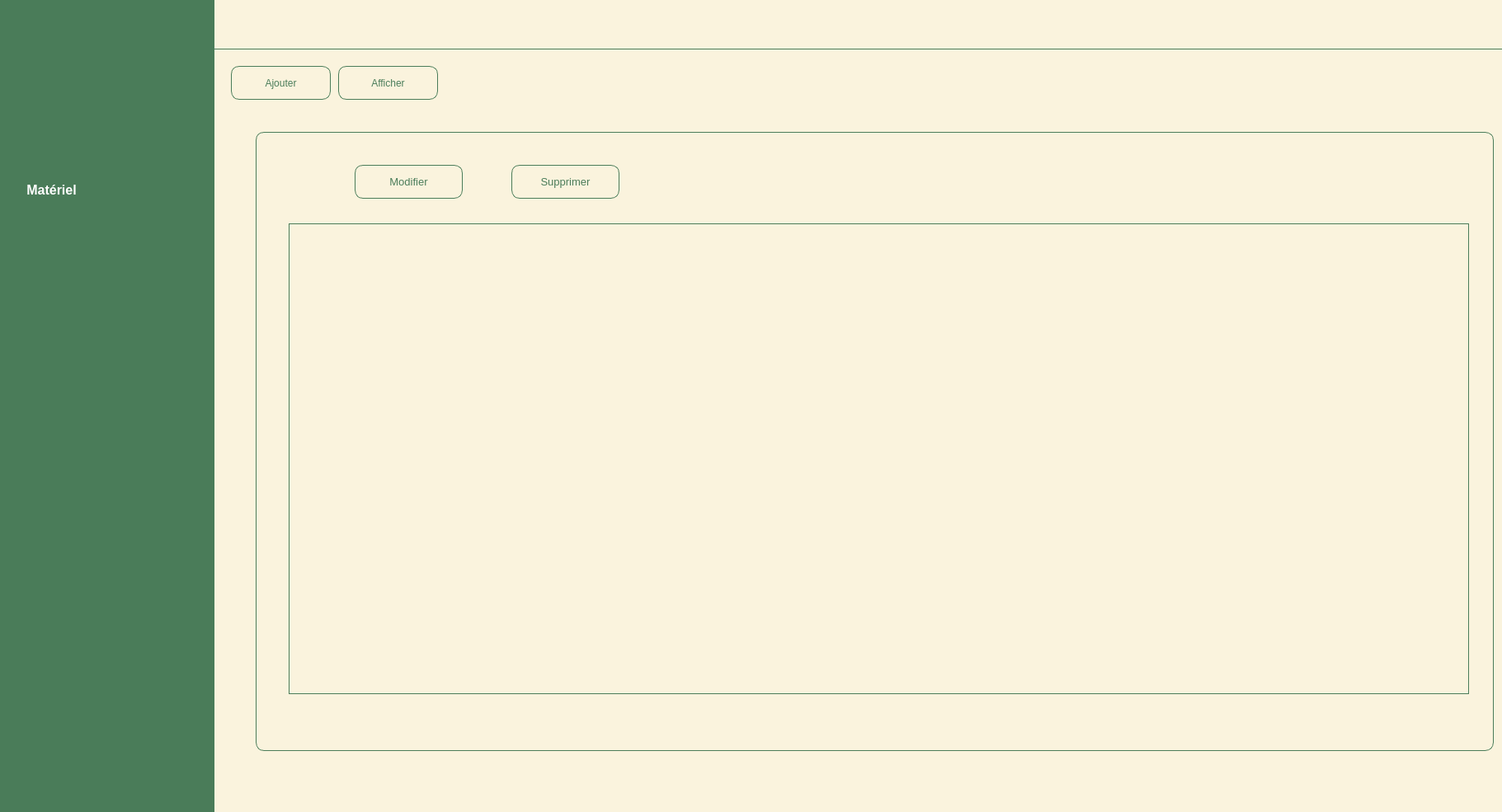
<?xml version="1.0" encoding="UTF-8"?>
<ui version="4.0">
 <class>MainWindow</class>
 <widget class="QMainWindow" name="MainWindow">
  <property name="geometry">
   <rect>
    <x>0</x>
    <y>0</y>
    <width>1821</width>
    <height>985</height>
   </rect>
  </property>
  <property name="windowTitle">
   <string>MainWindow</string>
  </property>
  <property name="styleSheet">
   <string notr="true">*{
border: none;
background-color: transparent;
background: transparent;
padding: 0;
margin: 0;
color: #fff;
}
#mainBodyContainer{
background-color: #FAF3DD;
}
#centralwidget{
background-color: #FAF3DD;
}
#leftMenuContainer{
background-color: #4A7C59;
}
#leftMenuContainer QPushButton{
text-align: left;
padding: 5px 10px;
border-top-left-radius: 10px;
border-bottom-left-radius: 10px;
}</string>
  </property>
  <widget class="QWidget" name="centralwidget">
   <widget class="QWidget" name="mainBodyContainer" native="true">
    <property name="geometry">
     <rect>
      <x>260</x>
      <y>0</y>
      <width>1561</width>
      <height>985</height>
     </rect>
    </property>
    <layout class="QVBoxLayout" name="verticalLayout">
     <property name="spacing">
      <number>0</number>
     </property>
     <property name="leftMargin">
      <number>0</number>
     </property>
     <property name="topMargin">
      <number>0</number>
     </property>
     <property name="rightMargin">
      <number>0</number>
     </property>
     <property name="bottomMargin">
      <number>0</number>
     </property>
     <item>
      <widget class="QWidget" name="headerContainer" native="true">
       <property name="minimumSize">
        <size>
         <width>0</width>
         <height>50</height>
        </size>
       </property>
       <property name="maximumSize">
        <size>
         <width>16777215</width>
         <height>60</height>
        </size>
       </property>
       <property name="styleSheet">
        <string notr="true">#headerContainer{
background-color: #FAF3DD;
border-bottom: 1px solid #4A7C59;
}</string>
       </property>
       <layout class="QHBoxLayout" name="horizontalLayout_2">
        <property name="spacing">
         <number>0</number>
        </property>
        <property name="leftMargin">
         <number>0</number>
        </property>
        <property name="topMargin">
         <number>0</number>
        </property>
        <property name="rightMargin">
         <number>0</number>
        </property>
        <property name="bottomMargin">
         <number>0</number>
        </property>
        <item alignment="Qt::AlignLeft">
         <widget class="QFrame" name="headerRechContainer">
          <property name="minimumSize">
           <size>
            <width>700</width>
            <height>60</height>
           </size>
          </property>
          <property name="frameShape">
           <enum>QFrame::StyledPanel</enum>
          </property>
          <property name="frameShadow">
           <enum>QFrame::Raised</enum>
          </property>
         </widget>
        </item>
        <item>
         <widget class="QFrame" name="optionsContainer">
          <property name="frameShape">
           <enum>QFrame::StyledPanel</enum>
          </property>
          <property name="frameShadow">
           <enum>QFrame::Raised</enum>
          </property>
          <layout class="QHBoxLayout" name="horizontalLayout_3"/>
         </widget>
        </item>
       </layout>
      </widget>
     </item>
     <item>
      <widget class="QWidget" name="pageContentContainer" native="true">
       <widget class="QStackedWidget" name="mainContentSTackWidget">
        <property name="geometry">
         <rect>
          <x>0</x>
          <y>70</y>
          <width>1571</width>
          <height>861</height>
         </rect>
        </property>
        <property name="currentIndex">
         <number>1</number>
        </property>
        <widget class="QWidget" name="materielPage">
         <widget class="QWidget" name="ajoutMaterielContainer" native="true">
          <property name="geometry">
           <rect>
            <x>50</x>
            <y>130</y>
            <width>651</width>
            <height>571</height>
           </rect>
          </property>
          <property name="styleSheet">
           <string notr="true">#ajoutMaterielContainer{
background-color: #FAF3DD;
border-radius: 10px;
border: 1px solid #4A7C59;
}</string>
          </property>
          <widget class="QLabel" name="nomLabel">
           <property name="geometry">
            <rect>
             <x>30</x>
             <y>80</y>
             <width>251</width>
             <height>41</height>
            </rect>
           </property>
           <property name="font">
            <font>
             <pointsize>12</pointsize>
             <weight>75</weight>
             <bold>true</bold>
            </font>
           </property>
           <property name="styleSheet">
            <string notr="true">color : #4A7C59;</string>
           </property>
           <property name="text">
            <string>Nom du machine :</string>
           </property>
          </widget>
          <widget class="QLineEdit" name="nomLE">
           <property name="geometry">
            <rect>
             <x>22</x>
             <y>130</y>
             <width>251</width>
             <height>41</height>
            </rect>
           </property>
           <property name="styleSheet">
            <string notr="true">QLineEdit{
font-family:century gothic;
background:transparent;
border:none;
color:#4A7C59;
border-radius: 10px;
border: 1px solid #4A7C59;
}</string>
           </property>
           <property name="placeholderText">
            <string>Nom du machine</string>
           </property>
          </widget>
          <widget class="QLabel" name="ageLabel">
           <property name="geometry">
            <rect>
             <x>30</x>
             <y>190</y>
             <width>251</width>
             <height>41</height>
            </rect>
           </property>
           <property name="font">
            <font>
             <pointsize>12</pointsize>
             <weight>75</weight>
             <bold>true</bold>
            </font>
           </property>
           <property name="styleSheet">
            <string notr="true">color : #4A7C59;</string>
           </property>
           <property name="text">
            <string>Age :</string>
           </property>
          </widget>
          <widget class="QLineEdit" name="ageLE">
           <property name="geometry">
            <rect>
             <x>20</x>
             <y>240</y>
             <width>251</width>
             <height>41</height>
            </rect>
           </property>
           <property name="styleSheet">
            <string notr="true">QLineEdit{
font-family:century gothic;
background:transparent;
border:none;
color:#4A7C59;
border-radius: 10px;
border: 1px solid #4A7C59;
}</string>
           </property>
           <property name="placeholderText">
            <string>Age</string>
           </property>
          </widget>
          <widget class="QLineEdit" name="capLineEdit">
           <property name="geometry">
            <rect>
             <x>370</x>
             <y>240</y>
             <width>251</width>
             <height>41</height>
            </rect>
           </property>
           <property name="styleSheet">
            <string notr="true">QLineEdit{
font-family:century gothic;
background:transparent;
border:none;
color:#4A7C59;
border-radius: 10px;
border: 1px solid #4A7C59;
}</string>
           </property>
           <property name="placeholderText">
            <string>Capacité</string>
           </property>
          </widget>
          <widget class="QLabel" name="capLabel">
           <property name="geometry">
            <rect>
             <x>380</x>
             <y>190</y>
             <width>251</width>
             <height>41</height>
            </rect>
           </property>
           <property name="font">
            <font>
             <pointsize>12</pointsize>
             <weight>75</weight>
             <bold>true</bold>
            </font>
           </property>
           <property name="styleSheet">
            <string notr="true">color : #4A7C59;</string>
           </property>
           <property name="text">
            <string>Capacité :</string>
           </property>
          </widget>
          <widget class="QLabel" name="prixLabel">
           <property name="geometry">
            <rect>
             <x>30</x>
             <y>300</y>
             <width>251</width>
             <height>41</height>
            </rect>
           </property>
           <property name="font">
            <font>
             <pointsize>12</pointsize>
             <weight>75</weight>
             <bold>true</bold>
            </font>
           </property>
           <property name="styleSheet">
            <string notr="true">color : #4A7C59;</string>
           </property>
           <property name="text">
            <string>Prix :</string>
           </property>
          </widget>
          <widget class="QLineEdit" name="prixLineEdit">
           <property name="geometry">
            <rect>
             <x>20</x>
             <y>350</y>
             <width>251</width>
             <height>41</height>
            </rect>
           </property>
           <property name="styleSheet">
            <string notr="true">QLineEdit{
font-family:century gothic;
background:transparent;
border:none;
color:#4A7C59;
border-radius: 10px;
border: 1px solid #4A7C59;
}</string>
           </property>
           <property name="placeholderText">
            <string>Prix</string>
           </property>
          </widget>
          <widget class="QPushButton" name="annulerAjoutBtn">
           <property name="geometry">
            <rect>
             <x>200</x>
             <y>460</y>
             <width>121</width>
             <height>41</height>
            </rect>
           </property>
           <property name="styleSheet">
            <string notr="true">QPushButton{
border-radius: 10px;
border: 1px solid #4A7C59;
background: transparent;
color: #4A7C59;
}
QPushButton:hover{
background: #73C088;
color: #FAF3DD;
}</string>
           </property>
           <property name="text">
            <string>   Annuler</string>
           </property>
           <property name="icon">
            <iconset resource="icons.qrc">
             <normaloff>:/icons-green/icons-green/delete.svg</normaloff>:/icons-green/icons-green/delete.svg</iconset>
           </property>
           <property name="iconSize">
            <size>
             <width>34</width>
             <height>34</height>
            </size>
           </property>
          </widget>
          <widget class="QComboBox" name="etatComboBox">
           <property name="geometry">
            <rect>
             <x>370</x>
             <y>130</y>
             <width>251</width>
             <height>41</height>
            </rect>
           </property>
           <property name="styleSheet">
            <string notr="true">QComboBox{
font-family:century gothic;
background:transparent;
border:none;
color:#4A7C59;
border-radius: 10px;
border: 1px solid #4A7C59;
}</string>
           </property>
          </widget>
          <widget class="QLabel" name="etatLabel">
           <property name="geometry">
            <rect>
             <x>380</x>
             <y>80</y>
             <width>251</width>
             <height>41</height>
            </rect>
           </property>
           <property name="font">
            <font>
             <pointsize>12</pointsize>
             <weight>75</weight>
             <bold>true</bold>
            </font>
           </property>
           <property name="styleSheet">
            <string notr="true">color : #4A7C59;</string>
           </property>
           <property name="text">
            <string>Etat :</string>
           </property>
          </widget>
          <widget class="QPushButton" name="ajoutEntrpDesc">
           <property name="geometry">
            <rect>
             <x>20</x>
             <y>20</y>
             <width>231</width>
             <height>51</height>
            </rect>
           </property>
           <property name="font">
            <font>
             <family>century gothic</family>
             <pointsize>10</pointsize>
             <weight>75</weight>
             <bold>true</bold>
            </font>
           </property>
           <property name="styleSheet">
            <string notr="true">QPushButton{
border: 2px solid #4A7C59;
font-family:century gothic;
background:transparent;
color:#4A7C59;

}</string>
           </property>
           <property name="text">
            <string>Ajouter Un Matériel</string>
           </property>
          </widget>
          <widget class="QPushButton" name="ajoutMaterielBtn">
           <property name="geometry">
            <rect>
             <x>330</x>
             <y>460</y>
             <width>121</width>
             <height>41</height>
            </rect>
           </property>
           <property name="styleSheet">
            <string notr="true">QPushButton{
border-radius: 10px;
border: 1px solid #4A7C59;
background: transparent;
color: #4A7C59;
}
QPushButton:hover{
background: #4A7C59;
color: #FAF3DD;
}
</string>
           </property>
           <property name="text">
            <string>Ajouter</string>
           </property>
          </widget>
          <widget class="QLineEdit" name="matLineEdit">
           <property name="geometry">
            <rect>
             <x>370</x>
             <y>350</y>
             <width>251</width>
             <height>41</height>
            </rect>
           </property>
           <property name="styleSheet">
            <string notr="true">QLineEdit{
font-family:century gothic;
background:transparent;
border:none;
color:#4A7C59;
border-radius: 10px;
border: 1px solid #4A7C59;
}</string>
           </property>
           <property name="placeholderText">
            <string>Matricul</string>
           </property>
          </widget>
          <widget class="QLabel" name="matLabel">
           <property name="geometry">
            <rect>
             <x>380</x>
             <y>300</y>
             <width>251</width>
             <height>41</height>
            </rect>
           </property>
           <property name="font">
            <font>
             <pointsize>12</pointsize>
             <weight>75</weight>
             <bold>true</bold>
            </font>
           </property>
           <property name="styleSheet">
            <string notr="true">color : #4A7C59;</string>
           </property>
           <property name="text">
            <string>Matricul :</string>
           </property>
          </widget>
          <widget class="QLabel" name="alertAjout">
           <property name="geometry">
            <rect>
             <x>150</x>
             <y>170</y>
             <width>141</width>
             <height>16</height>
            </rect>
           </property>
           <property name="styleSheet">
            <string notr="true">color: red;</string>
           </property>
           <property name="text">
            <string>Champs obligatoire !</string>
           </property>
          </widget>
          <widget class="QLabel" name="alertAjout_2">
           <property name="geometry">
            <rect>
             <x>490</x>
             <y>170</y>
             <width>141</width>
             <height>16</height>
            </rect>
           </property>
           <property name="styleSheet">
            <string notr="true">color: red;</string>
           </property>
           <property name="text">
            <string>Champs obligatoire !</string>
           </property>
          </widget>
          <widget class="QLabel" name="alertAjout_3">
           <property name="geometry">
            <rect>
             <x>150</x>
             <y>280</y>
             <width>141</width>
             <height>16</height>
            </rect>
           </property>
           <property name="styleSheet">
            <string notr="true">color: red;</string>
           </property>
           <property name="text">
            <string>Champs obligatoire !</string>
           </property>
          </widget>
          <widget class="QLabel" name="alertAjout_4">
           <property name="geometry">
            <rect>
             <x>490</x>
             <y>280</y>
             <width>141</width>
             <height>16</height>
            </rect>
           </property>
           <property name="styleSheet">
            <string notr="true">color: red;</string>
           </property>
           <property name="text">
            <string>Champs obligatoire !</string>
           </property>
          </widget>
          <widget class="QLabel" name="alertAjout_5">
           <property name="geometry">
            <rect>
             <x>150</x>
             <y>390</y>
             <width>141</width>
             <height>16</height>
            </rect>
           </property>
           <property name="styleSheet">
            <string notr="true">color: red;</string>
           </property>
           <property name="text">
            <string>Champs obligatoire !</string>
           </property>
          </widget>
         </widget>
        </widget>
        <widget class="QWidget" name="MaterielPage2">
         <widget class="QWidget" name="materielViewContainer" native="true">
          <property name="geometry">
           <rect>
            <x>50</x>
            <y>30</y>
            <width>1501</width>
            <height>751</height>
           </rect>
          </property>
          <property name="styleSheet">
           <string notr="true">#materielViewContainer{
background-color: #FAF3DD;
border-radius: 10px;
border: 1px solid #4A7C59;
}
</string>
          </property>
          <widget class="QTableView" name="materielTableView">
           <property name="geometry">
            <rect>
             <x>40</x>
             <y>111</y>
             <width>1431</width>
             <height>571</height>
            </rect>
           </property>
           <property name="styleSheet">
            <string notr="true">QTableView {
    background-color: transparent;
    selection-background-color: #4A7C59;
    selection-color: white;
    color: black;
    border: 1px solid #4A7C59;
}

QHeaderView::section {
    background-color: transparent;
    color: #4A7C59;
    padding: 4px;
    border: none;
    border: 1px solid #4A7C59;
}

QTableView::item:selected {
    background-color: #4A7C59;
    color: white;
}</string>
           </property>
          </widget>
          <widget class="QPushButton" name="materielModifBtn">
           <property name="geometry">
            <rect>
             <x>120</x>
             <y>40</y>
             <width>131</width>
             <height>41</height>
            </rect>
           </property>
           <property name="font">
            <font>
             <pointsize>10</pointsize>
            </font>
           </property>
           <property name="styleSheet">
            <string notr="true">QPushButton{
border-radius: 10px;
border: 1px solid #4A7C59;
background: transparent;
color: #4A7C59;
}
QPushButton:hover{
background: #4A7C59;
color: #FAF3DD;
}
</string>
           </property>
           <property name="text">
            <string>Modifier</string>
           </property>
          </widget>
          <widget class="QPushButton" name="materielSuppBtn">
           <property name="geometry">
            <rect>
             <x>310</x>
             <y>40</y>
             <width>131</width>
             <height>41</height>
            </rect>
           </property>
           <property name="font">
            <font>
             <pointsize>10</pointsize>
            </font>
           </property>
           <property name="styleSheet">
            <string notr="true">QPushButton{
border-radius: 10px;
border: 1px solid #4A7C59;
background: transparent;
color: #4A7C59;
}
QPushButton:hover{
background: #4A7C59;
color: #FAF3DD;
}
</string>
           </property>
           <property name="text">
            <string>Supprimer</string>
           </property>
          </widget>
          <widget class="QPushButton" name="materielModifIcon">
           <property name="geometry">
            <rect>
             <x>60</x>
             <y>40</y>
             <width>61</width>
             <height>41</height>
            </rect>
           </property>
           <property name="text">
            <string/>
           </property>
           <property name="icon">
            <iconset resource="icons.qrc">
             <normaloff>:/icons-green/icons-green/edit.svg</normaloff>:/icons-green/icons-green/edit.svg</iconset>
           </property>
           <property name="iconSize">
            <size>
             <width>34</width>
             <height>34</height>
            </size>
           </property>
          </widget>
          <widget class="QPushButton" name="materielSuppIcon">
           <property name="geometry">
            <rect>
             <x>250</x>
             <y>40</y>
             <width>61</width>
             <height>41</height>
            </rect>
           </property>
           <property name="text">
            <string/>
           </property>
           <property name="icon">
            <iconset resource="icons.qrc">
             <normaloff>:/icons-green/icons-green/trash-2.svg</normaloff>:/icons-green/icons-green/trash-2.svg</iconset>
           </property>
           <property name="iconSize">
            <size>
             <width>34</width>
             <height>34</height>
            </size>
           </property>
          </widget>
         </widget>
        </widget>
        <widget class="QWidget" name="MaterielPage3">
         <widget class="QWidget" name="modifierMaterielContainer" native="true">
          <property name="geometry">
           <rect>
            <x>60</x>
            <y>100</y>
            <width>651</width>
            <height>571</height>
           </rect>
          </property>
          <property name="styleSheet">
           <string notr="true">#modifierMaterielContainer{
background-color: #FAF3DD;
border-radius: 10px;
border: 1px solid #4A7C59;
}</string>
          </property>
          <widget class="QLabel" name="nomLabel_2">
           <property name="geometry">
            <rect>
             <x>30</x>
             <y>80</y>
             <width>251</width>
             <height>41</height>
            </rect>
           </property>
           <property name="font">
            <font>
             <pointsize>12</pointsize>
             <weight>75</weight>
             <bold>true</bold>
            </font>
           </property>
           <property name="styleSheet">
            <string notr="true">color : #4A7C59;</string>
           </property>
           <property name="text">
            <string>Nom du machine :</string>
           </property>
          </widget>
          <widget class="QLineEdit" name="nomLE_2">
           <property name="geometry">
            <rect>
             <x>22</x>
             <y>130</y>
             <width>251</width>
             <height>41</height>
            </rect>
           </property>
           <property name="styleSheet">
            <string notr="true">QLineEdit{
font-family:century gothic;
background:transparent;
border:none;
color:#4A7C59;
border-radius: 10px;
border: 1px solid #4A7C59;
}</string>
           </property>
           <property name="placeholderText">
            <string>Nom du machine</string>
           </property>
          </widget>
          <widget class="QLabel" name="ageLabel_2">
           <property name="geometry">
            <rect>
             <x>30</x>
             <y>190</y>
             <width>251</width>
             <height>41</height>
            </rect>
           </property>
           <property name="font">
            <font>
             <pointsize>12</pointsize>
             <weight>75</weight>
             <bold>true</bold>
            </font>
           </property>
           <property name="styleSheet">
            <string notr="true">color : #4A7C59;</string>
           </property>
           <property name="text">
            <string>Age :</string>
           </property>
          </widget>
          <widget class="QLineEdit" name="ageLE_2">
           <property name="geometry">
            <rect>
             <x>20</x>
             <y>240</y>
             <width>251</width>
             <height>41</height>
            </rect>
           </property>
           <property name="styleSheet">
            <string notr="true">QLineEdit{
font-family:century gothic;
background:transparent;
border:none;
color:#4A7C59;
border-radius: 10px;
border: 1px solid #4A7C59;
}</string>
           </property>
           <property name="placeholderText">
            <string>Age</string>
           </property>
          </widget>
          <widget class="QLineEdit" name="capLineEdit_2">
           <property name="geometry">
            <rect>
             <x>370</x>
             <y>240</y>
             <width>251</width>
             <height>41</height>
            </rect>
           </property>
           <property name="styleSheet">
            <string notr="true">QLineEdit{
font-family:century gothic;
background:transparent;
border:none;
color:#4A7C59;
border-radius: 10px;
border: 1px solid #4A7C59;
}</string>
           </property>
           <property name="placeholderText">
            <string>Capacité</string>
           </property>
          </widget>
          <widget class="QLabel" name="capLabel_2">
           <property name="geometry">
            <rect>
             <x>380</x>
             <y>190</y>
             <width>251</width>
             <height>41</height>
            </rect>
           </property>
           <property name="font">
            <font>
             <pointsize>12</pointsize>
             <weight>75</weight>
             <bold>true</bold>
            </font>
           </property>
           <property name="styleSheet">
            <string notr="true">color : #4A7C59;</string>
           </property>
           <property name="text">
            <string>Capacité :</string>
           </property>
          </widget>
          <widget class="QLabel" name="prixLabel_2">
           <property name="geometry">
            <rect>
             <x>30</x>
             <y>300</y>
             <width>251</width>
             <height>41</height>
            </rect>
           </property>
           <property name="font">
            <font>
             <pointsize>12</pointsize>
             <weight>75</weight>
             <bold>true</bold>
            </font>
           </property>
           <property name="styleSheet">
            <string notr="true">color : #4A7C59;</string>
           </property>
           <property name="text">
            <string>Prix :</string>
           </property>
          </widget>
          <widget class="QLineEdit" name="prixLineEdit_2">
           <property name="geometry">
            <rect>
             <x>20</x>
             <y>350</y>
             <width>251</width>
             <height>41</height>
            </rect>
           </property>
           <property name="styleSheet">
            <string notr="true">QLineEdit{
font-family:century gothic;
background:transparent;
border:none;
color:#4A7C59;
border-radius: 10px;
border: 1px solid #4A7C59;
}</string>
           </property>
           <property name="placeholderText">
            <string>Prix</string>
           </property>
          </widget>
          <widget class="QPushButton" name="annulerAjoutBtn_2">
           <property name="geometry">
            <rect>
             <x>200</x>
             <y>460</y>
             <width>121</width>
             <height>41</height>
            </rect>
           </property>
           <property name="styleSheet">
            <string notr="true">QPushButton{
border-radius: 10px;
border: 1px solid #4A7C59;
background: transparent;
color: #4A7C59;
}
QPushButton:hover{
background: #73C088;
color: #FAF3DD;
}</string>
           </property>
           <property name="text">
            <string>   Annuler</string>
           </property>
           <property name="icon">
            <iconset resource="icons.qrc">
             <normaloff>:/icons-green/icons-green/delete.svg</normaloff>:/icons-green/icons-green/delete.svg</iconset>
           </property>
           <property name="iconSize">
            <size>
             <width>34</width>
             <height>34</height>
            </size>
           </property>
          </widget>
          <widget class="QComboBox" name="etatComboBox_2">
           <property name="geometry">
            <rect>
             <x>370</x>
             <y>130</y>
             <width>251</width>
             <height>41</height>
            </rect>
           </property>
           <property name="styleSheet">
            <string notr="true">QComboBox{
font-family:century gothic;
background:transparent;
border:none;
color:#4A7C59;
border-radius: 10px;
border: 1px solid #4A7C59;
}</string>
           </property>
          </widget>
          <widget class="QLabel" name="etatLabel_2">
           <property name="geometry">
            <rect>
             <x>380</x>
             <y>80</y>
             <width>251</width>
             <height>41</height>
            </rect>
           </property>
           <property name="font">
            <font>
             <pointsize>12</pointsize>
             <weight>75</weight>
             <bold>true</bold>
            </font>
           </property>
           <property name="styleSheet">
            <string notr="true">color : #4A7C59;</string>
           </property>
           <property name="text">
            <string>Etat :</string>
           </property>
          </widget>
          <widget class="QPushButton" name="ajoutEntrpDesc_2">
           <property name="geometry">
            <rect>
             <x>20</x>
             <y>20</y>
             <width>231</width>
             <height>51</height>
            </rect>
           </property>
           <property name="font">
            <font>
             <family>century gothic</family>
             <pointsize>10</pointsize>
             <weight>75</weight>
             <bold>true</bold>
            </font>
           </property>
           <property name="styleSheet">
            <string notr="true">QPushButton{
border: 2px solid #4A7C59;
font-family:century gothic;
background:transparent;
color:#4A7C59;

}</string>
           </property>
           <property name="text">
            <string>Modifier Un Matériel</string>
           </property>
          </widget>
          <widget class="QPushButton" name="ajoutMaterielBtn_2">
           <property name="geometry">
            <rect>
             <x>330</x>
             <y>460</y>
             <width>121</width>
             <height>41</height>
            </rect>
           </property>
           <property name="styleSheet">
            <string notr="true">QPushButton{
border-radius: 10px;
border: 1px solid #4A7C59;
background: transparent;
color: #4A7C59;
}
QPushButton:hover{
background: #4A7C59;
color: #FAF3DD;
}
</string>
           </property>
           <property name="text">
            <string>Modifier</string>
           </property>
          </widget>
          <widget class="QLineEdit" name="matLineEdit_2">
           <property name="geometry">
            <rect>
             <x>370</x>
             <y>350</y>
             <width>251</width>
             <height>41</height>
            </rect>
           </property>
           <property name="styleSheet">
            <string notr="true">QLineEdit{
font-family:century gothic;
background:transparent;
border:none;
color:#4A7C59;
border-radius: 10px;
border: 1px solid #4A7C59;
}</string>
           </property>
           <property name="placeholderText">
            <string>Matricul</string>
           </property>
          </widget>
          <widget class="QLabel" name="matLabel_2">
           <property name="geometry">
            <rect>
             <x>380</x>
             <y>300</y>
             <width>251</width>
             <height>41</height>
            </rect>
           </property>
           <property name="font">
            <font>
             <pointsize>12</pointsize>
             <weight>75</weight>
             <bold>true</bold>
            </font>
           </property>
           <property name="styleSheet">
            <string notr="true">color : #4A7C59;</string>
           </property>
           <property name="text">
            <string>Matricul :</string>
           </property>
          </widget>
          <widget class="QLineEdit" name="idMatLE">
           <property name="geometry">
            <rect>
             <x>600</x>
             <y>10</y>
             <width>20</width>
             <height>31</height>
            </rect>
           </property>
           <property name="styleSheet">
            <string notr="true">QLineEdit{
font-family:century gothic;
background:transparent;
border:none;
color:#4A7C59;
border-radius: 10px;
border: 1px solid #4A7C59;
}</string>
           </property>
           <property name="placeholderText">
            <string>Nom du machine</string>
           </property>
          </widget>
          <widget class="QLabel" name="alertAjout_6">
           <property name="geometry">
            <rect>
             <x>150</x>
             <y>170</y>
             <width>141</width>
             <height>16</height>
            </rect>
           </property>
           <property name="styleSheet">
            <string notr="true">color: red;</string>
           </property>
           <property name="text">
            <string>Champs obligatoire !</string>
           </property>
          </widget>
          <widget class="QLabel" name="alertAjout_7">
           <property name="geometry">
            <rect>
             <x>490</x>
             <y>170</y>
             <width>141</width>
             <height>16</height>
            </rect>
           </property>
           <property name="styleSheet">
            <string notr="true">color: red;</string>
           </property>
           <property name="text">
            <string>Champs obligatoire !</string>
           </property>
          </widget>
          <widget class="QLabel" name="alertAjout_8">
           <property name="geometry">
            <rect>
             <x>150</x>
             <y>280</y>
             <width>141</width>
             <height>16</height>
            </rect>
           </property>
           <property name="styleSheet">
            <string notr="true">color: red;</string>
           </property>
           <property name="text">
            <string>Champs obligatoire !</string>
           </property>
          </widget>
          <widget class="QLabel" name="alertAjout_9">
           <property name="geometry">
            <rect>
             <x>490</x>
             <y>280</y>
             <width>141</width>
             <height>16</height>
            </rect>
           </property>
           <property name="styleSheet">
            <string notr="true">color: red;</string>
           </property>
           <property name="text">
            <string>Champs obligatoire !</string>
           </property>
          </widget>
          <widget class="QLabel" name="alertAjout_10">
           <property name="geometry">
            <rect>
             <x>150</x>
             <y>390</y>
             <width>141</width>
             <height>16</height>
            </rect>
           </property>
           <property name="styleSheet">
            <string notr="true">color: red;</string>
           </property>
           <property name="text">
            <string>Champs obligatoire !</string>
           </property>
          </widget>
         </widget>
        </widget>
       </widget>
       <widget class="QPushButton" name="ajoutMaterielPageBtn">
        <property name="geometry">
         <rect>
          <x>20</x>
          <y>20</y>
          <width>121</width>
          <height>41</height>
         </rect>
        </property>
        <property name="styleSheet">
         <string notr="true">QPushButton{
border-radius: 10px;
border: 1px solid #4A7C59;
background: transparent;
color: #4A7C59;
}
QPushButton:hover{
background: #4A7C59;
color: #FAF3DD;
}
</string>
        </property>
        <property name="text">
         <string>Ajouter</string>
        </property>
       </widget>
       <widget class="QPushButton" name="afficherMaterielPageBtn">
        <property name="geometry">
         <rect>
          <x>150</x>
          <y>20</y>
          <width>121</width>
          <height>41</height>
         </rect>
        </property>
        <property name="styleSheet">
         <string notr="true">QPushButton{
border-radius: 10px;
border: 1px solid #4A7C59;
background: transparent;
color: #4A7C59;
}
QPushButton:hover{
background: #4A7C59;
color: #FAF3DD;
}
</string>
        </property>
        <property name="text">
         <string>Afficher</string>
        </property>
       </widget>
      </widget>
     </item>
    </layout>
   </widget>
   <widget class="QWidget" name="leftMenuContainer" native="true">
    <property name="geometry">
     <rect>
      <x>0</x>
      <y>0</y>
      <width>260</width>
      <height>985</height>
     </rect>
    </property>
    <property name="minimumSize">
     <size>
      <width>260</width>
      <height>0</height>
     </size>
    </property>
    <property name="maximumSize">
     <size>
      <width>260</width>
      <height>16777215</height>
     </size>
    </property>
    <widget class="QFrame" name="menuBtnFrame">
     <property name="geometry">
      <rect>
       <x>10</x>
       <y>90</y>
       <width>251</width>
       <height>861</height>
      </rect>
     </property>
     <property name="styleSheet">
      <string notr="true"/>
     </property>
     <property name="frameShape">
      <enum>QFrame::StyledPanel</enum>
     </property>
     <property name="frameShadow">
      <enum>QFrame::Raised</enum>
     </property>
     <widget class="QPushButton" name="materielBtn">
      <property name="geometry">
       <rect>
        <x>-1</x>
        <y>110</y>
        <width>251</width>
        <height>60</height>
       </rect>
      </property>
      <property name="font">
       <font>
        <pointsize>12</pointsize>
        <weight>75</weight>
        <bold>true</bold>
       </font>
      </property>
      <property name="styleSheet">
       <string notr="true">QPushButton{
background: #4A7C59;
color: white;
}  
QPushButton:hover
{
color: white;
border-top-left-radius:15px;
border-bottom-left-radius:15px;
background: #73C088;
} 
</string>
      </property>
      <property name="text">
       <string>   Matériel</string>
      </property>
      <property name="icon">
       <iconset resource="icons.qrc">
        <normaloff>:/icons-white/icons-white/package.svg</normaloff>:/icons-white/icons-white/package.svg</iconset>
      </property>
      <property name="iconSize">
       <size>
        <width>34</width>
        <height>34</height>
       </size>
      </property>
      <property name="checkable">
       <bool>true</bool>
      </property>
     </widget>
    </widget>
   </widget>
  </widget>
 </widget>
 <resources>
  <include location="icons.qrc"/>
 </resources>
 <connections/>
</ui>
